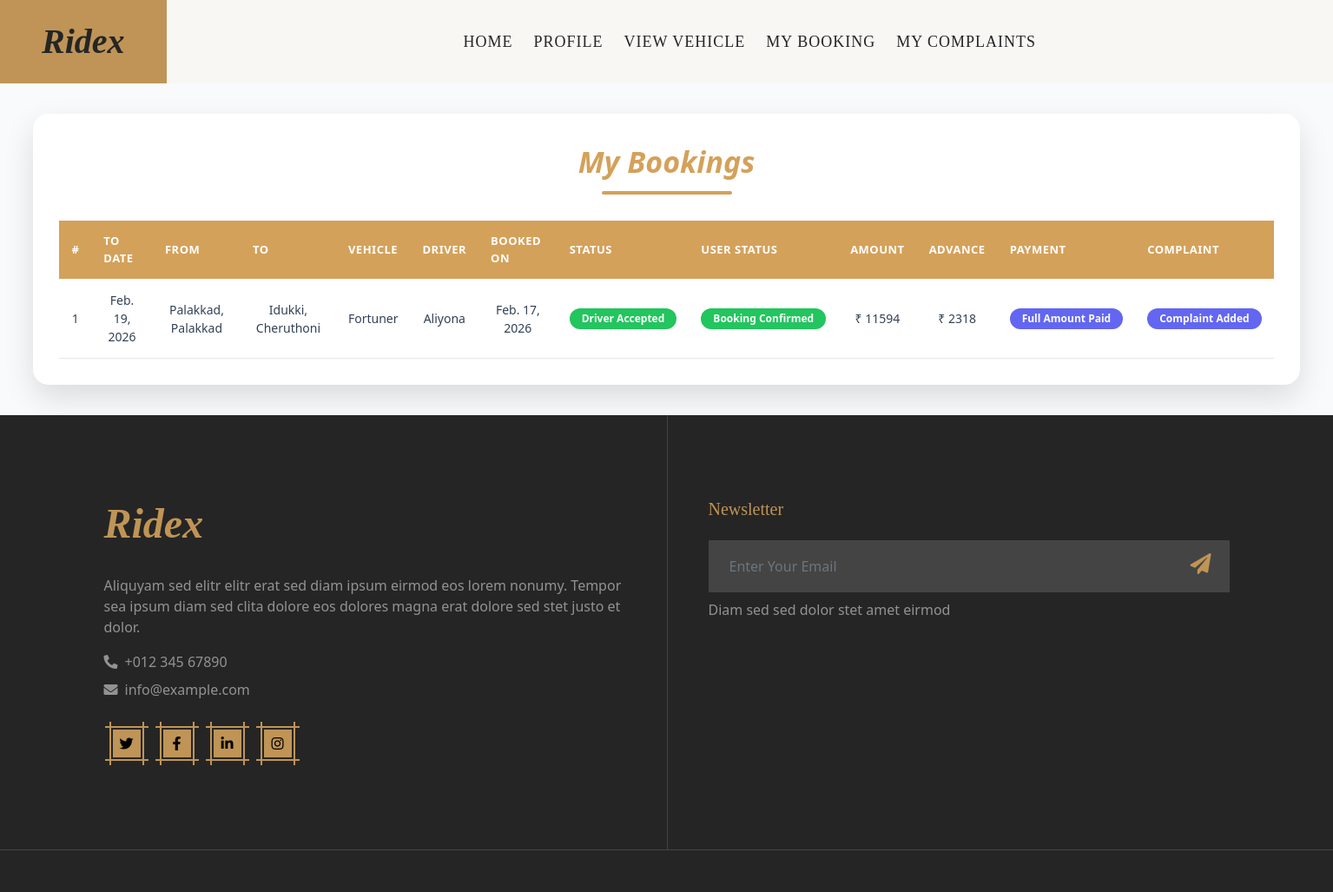
/User/MyBooking/ (signed in), run on an earlier commit of the app's database.
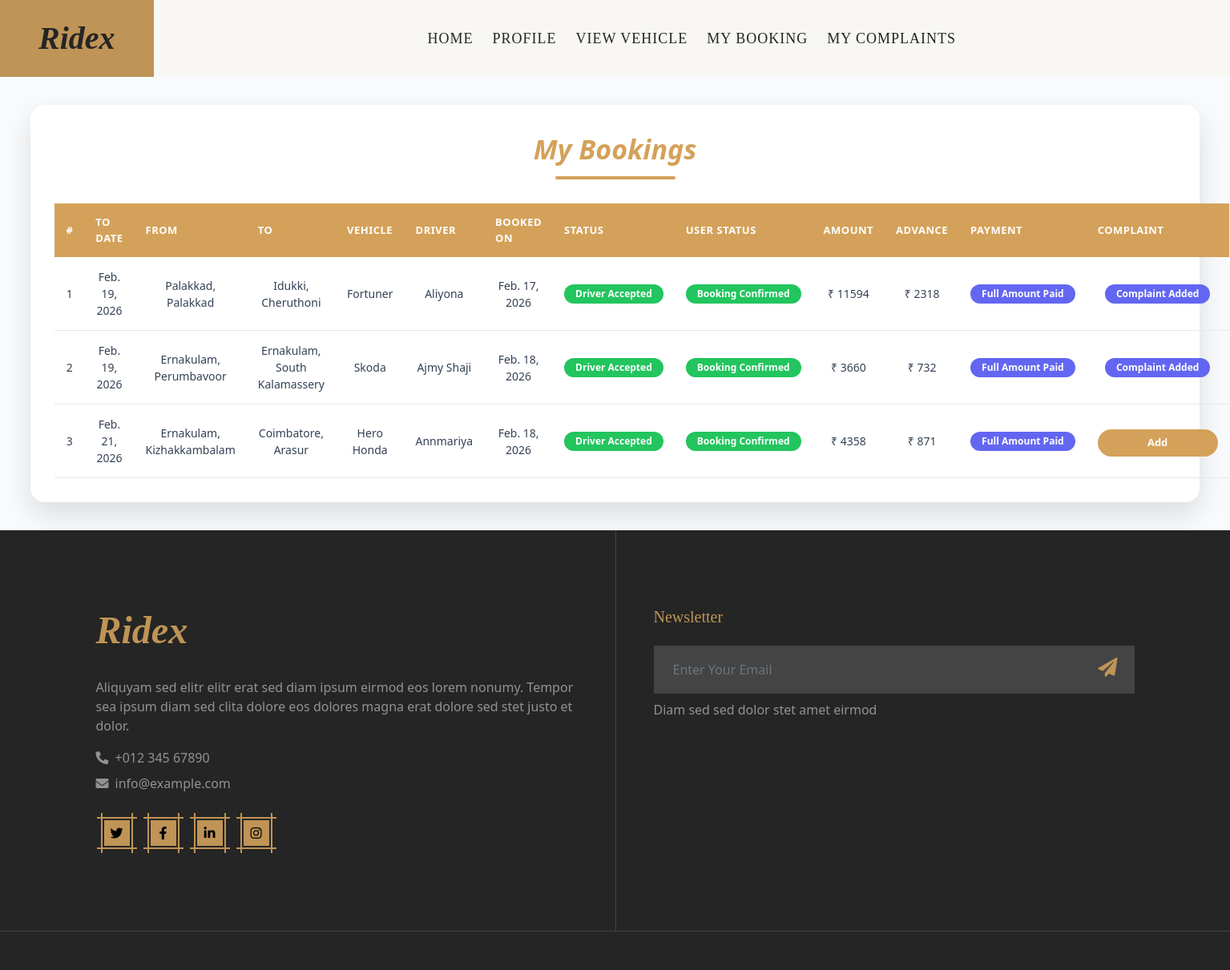
And on a later commit of the database.
### User/models.py (models this page shows)
class tbl_booking(models.Model):
    booking_date=models.DateField(auto_now_add=True)
    booking_status=models.IntegerField(default=0)
    bookinguser_status=models.IntegerField(default=0)
    booking_amount=models.IntegerField(null=True)
    booking_advance=models.IntegerField(null=True)
    booking_days=models.IntegerField(null=True)
    booking_distance=models.CharField(max_length=50,null=True)
    user=models.ForeignKey(tbl_user, on_delete=models.CASCADE)
    vehicle=models.ForeignKey(tbl_vehicle,on_delete=models.CASCADE)
    booking_fromdate=models.DateField(null=True)
    booking_todate=models.DateField()
    booking_fromplace = models.CharField(max_length=200, null=True)
    booking_toplace = models.CharField(max_length=200, null=True)

### Driver/models.py (models this page shows)
class tbl_vehicle(models.Model):
    vehicle_name=models.CharField(max_length=50)
    vehicle_details=models.CharField(max_length=30)
    vehicle_photo=models.FileField(upload_to='Assets/UserDocs/')
    model=models.ForeignKey(tbl_model,on_delete=models.CASCADE)
    vehicletype=models.ForeignKey(tbl_vehicletype,on_delete=models.CASCADE)
    vehicle_baseprice=models.IntegerField()
    vehicle_kmprice=models.IntegerField()
    vehicle_status=models.IntegerField(default=0)
    vehicle_capasity=models.IntegerField()
    driver=models.ForeignKey(tbl_driver,on_delete=models.CASCADE)

### Guest/models.py (models this page shows)
class tbl_driver(models.Model):
    driver_name=models.CharField(max_length=50)
    driver_email=models.CharField(max_length=30)
    driver_contact=models.CharField(max_length=15)
    driver_address=models.CharField(max_length=30)
    driver_photo=models.FileField(upload_to='Assets/UserDocs/')
    driver_license=models.FileField(upload_to='Assets/UserDocs/')
    driver_password=models.CharField(max_length=30)
    driver_status=models.IntegerField(default=0)
    driver_doj=models.DateField(auto_now_add=True)
    place=models.ForeignKey(tbl_place,on_delete=models.CASCADE)

### User/views.py (the view)
# urls.py: path('MyBooking/',views.MyBooking,name='MyBooking'),
def MyBooking(request):
    if "uid" not in request.session:
        return redirect("Guest:Login")
    else:
        bookingdata=tbl_booking.objects.filter(user=request.session['uid'])
        userdata=tbl_user.objects.get(id=request.session['uid'])
        return render(request,"User/MyBooking.html",{'Data':userdata,'bookingdata':bookingdata})

### User/Templates/User/MyBooking.html (shortened to what the changed rows need)
{% extends 'User/Head.html' %}
{% block content %}
<div class="booking-container">
    <table>
        <tr>
            <th>#</th>
            <th>To Date</th>
            <th>From</th>
            <th>To</th>
            <th>Vehicle</th>
            <th>Driver</th>
            <th>Booked On</th>
            <th>Status</th>
            <th>User Status</th>
            <th>Amount</th>
            <th>Advance</th>
            <th>Payment</th>
            <th>Complaint</th>
        </tr>
        {% for i in bookingdata %}
        <tr>
            <td>{{ forloop.counter }}</td>
            <td>{{ i.booking_todate }}</td>
            <td>{{ i.booking_fromplace }}</td>
            <td>{{ i.booking_toplace }}</td>
            <td>{{ i.vehicle.vehicle_name }}</td>
            <td>{{ i.vehicle.driver.driver_name }}</td>
            <td>{{ i.booking_date }}</td>
            <td>
                {% if i.booking_status == 0 %}
                <span class="badge waiting">Waiting</span>
                {% elif i.booking_status == 1 %}
                <span class="badge accepted">Driver Accepted</span>
                {% elif i.booking_status == 2 %}
                <span class="badge rejected">Driver Rejected</span>
                <!-- {% elif i.booking_status == 1 and i.booking_amount %}
                <a class="accept" href="{% url 'User:UserAccept' i.id %}">Accept</a>
                <a class="reject" href="{% url 'User:UserReject' i.id %}">Reject</a>
                {% elif i.booking_status == 3 %}
                <span class="badge accepted">Accepted</span>
                {% elif i.booking_status == 4 %}
                <span class="badge rejected">Rejected</span>
                {% elif i.booking_status == 5 %}
                <span class="badge paid">Paid</span> -->
                {% endif %}
            </td>
 <td class="action">
{% if i.booking_status == 1 %}
    {% if i.bookinguser_status == 0 %}
        <a class="btn-link" href="{% url 'User:UserAccept' i.id %}">Confirm Booking</a>
        <a class="btn-link" href="{% url 'User:UserReject' i.id %}">Cancel</a>
    {% elif i.bookinguser_status == 2 %}
        <span class="badge rejected">Rejected</span>
    {% elif i.bookinguser_status == 1 or i.bookinguser_status == 3 or i.bookinguser_status == 4 or i.bookinguser_status == 5 or i.bookinguser_status == 6 %}
        <span class="badge accepted">Booking Confirmed</span>
    {% else %}
        <span class="muted">N/A</span>
    {% endif %}
{% else %}
    <span class="muted">N/A</span>
{% endif %}
</td>
            <td>
                {% if i.booking_amount %}
                ₹ {{ i.booking_amount }}
                {% else %}
                <span class="muted">N/A</span>
                {% endif %}
            </td>
            <td>
                {% if i.booking_advance %}
                ₹ {{ i.booking_advance }}
                {% else %}
                <span class="muted">N/A</span>
                {% endif %}
            </td>
           <td>
            {% if i.bookinguser_status == 1 %}
                <a href="{% url 'User:Payment' i.id %}" class="btn-link">Pay Now</a>
            {% elif i.bookinguser_status == 2 %}
                <span class="badge rejected">Reject</span>
            {% elif i.bookinguser_status == 3 %}
                <span class="badge paid">Advance Paid</span>
            {% elif i.bookinguser_status == 4 %}
                <a href="{% url 'User:Paymentfull' i.id %}" class="btn-link">Pay Full Amount</a>
            {% elif i.bookinguser_status == 5 or i.bookinguser_status == 6 %}
                <span class="badge paid">Full Amount Paid</span>
            {% else %}
                <span class="muted">N/A</span>
            {% endif %}
            </td>
             <td>
    {% if i.bookinguser_status == 5 %}
        <a href="{% url 'User:Complaints' i.id %}" class="btn-link">Add</a>
    {% elif i.bookinguser_status == 6 %}
        <span class="badge paid">Complaint Added</span>
    {% else %}
        <span class="muted">N/A</span>
    {% endif %}
</td>
        </tr>
        {% endfor %}
    </table>
</div>
{% endblock content %}

What changed in the data, as far as the page shows it:
added tbl_booking: booking_todate "Feb. 19, 2026", booking_fromplace "Ernakulam, Perumbavoor", booking_toplace "Ernakulam, South Kalamassery", vehicle.vehicle_name "Skoda", vehicle.driver.driver_name "Ajmy Shaji", booking_date "Feb. 18, 2026", booking_status "Driver Accepted", booking_amount "3660", booking_advance "732", bookinguser_status "Full Amount Paid"
added tbl_booking: booking_todate "Feb. 21, 2026", booking_fromplace "Ernakulam, Kizhakkambalam", booking_toplace "Coimbatore, Arasur", vehicle.vehicle_name "Hero Honda", vehicle.driver.driver_name "Annmariya", booking_date "Feb. 18, 2026", booking_status "Driver Accepted", booking_amount "4358", booking_advance "871", bookinguser_status "Full Amount Paid"
